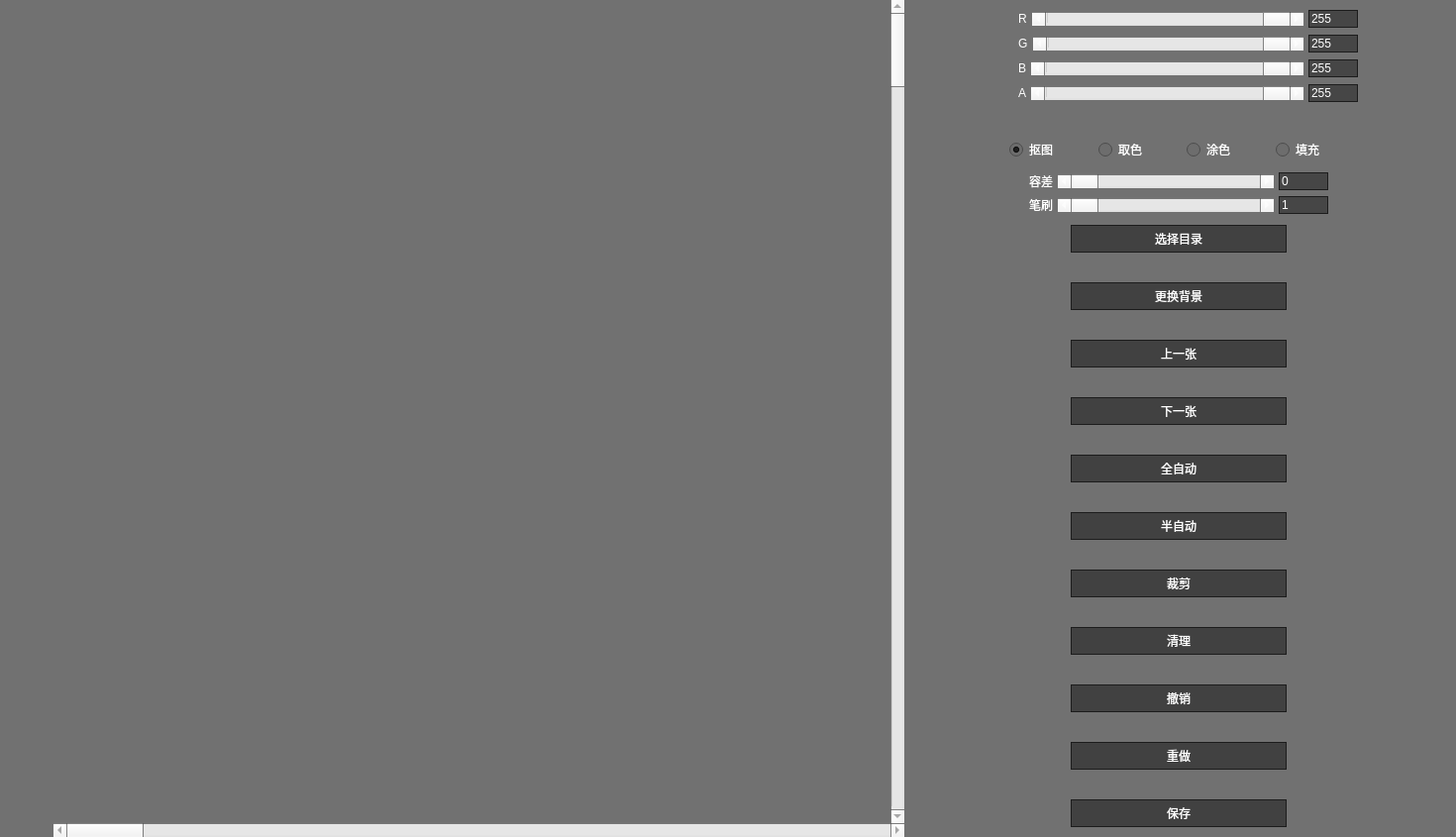
<?xml version="1.0" encoding="UTF-8"?>
<ui version="4.0">
 <class>MainWindow</class>
 <widget class="QMainWindow" name="MainWindow">
  <property name="enabled">
   <bool>true</bool>
  </property>
  <property name="geometry">
   <rect>
    <x>0</x>
    <y>0</y>
    <width>1470</width>
    <height>845</height>
   </rect>
  </property>
  <property name="sizePolicy">
   <sizepolicy hsizetype="Preferred" vsizetype="Preferred">
    <horstretch>0</horstretch>
    <verstretch>0</verstretch>
   </sizepolicy>
  </property>
  <property name="palette">
   <palette>
    <active>
     <colorrole role="WindowText">
      <brush brushstyle="SolidPattern">
       <color alpha="255">
        <red>255</red>
        <green>255</green>
        <blue>255</blue>
       </color>
      </brush>
     </colorrole>
     <colorrole role="Base">
      <brush brushstyle="SolidPattern">
       <color alpha="255">
        <red>109</red>
        <green>109</green>
        <blue>109</blue>
       </color>
      </brush>
     </colorrole>
     <colorrole role="Window">
      <brush brushstyle="SolidPattern">
       <color alpha="255">
        <red>113</red>
        <green>113</green>
        <blue>113</blue>
       </color>
      </brush>
     </colorrole>
    </active>
    <inactive>
     <colorrole role="WindowText">
      <brush brushstyle="SolidPattern">
       <color alpha="255">
        <red>255</red>
        <green>255</green>
        <blue>255</blue>
       </color>
      </brush>
     </colorrole>
     <colorrole role="Base">
      <brush brushstyle="SolidPattern">
       <color alpha="255">
        <red>109</red>
        <green>109</green>
        <blue>109</blue>
       </color>
      </brush>
     </colorrole>
     <colorrole role="Window">
      <brush brushstyle="SolidPattern">
       <color alpha="255">
        <red>113</red>
        <green>113</green>
        <blue>113</blue>
       </color>
      </brush>
     </colorrole>
    </inactive>
    <disabled>
     <colorrole role="WindowText">
      <brush brushstyle="SolidPattern">
       <color alpha="255">
        <red>120</red>
        <green>120</green>
        <blue>120</blue>
       </color>
      </brush>
     </colorrole>
     <colorrole role="Base">
      <brush brushstyle="SolidPattern">
       <color alpha="255">
        <red>113</red>
        <green>113</green>
        <blue>113</blue>
       </color>
      </brush>
     </colorrole>
     <colorrole role="Window">
      <brush brushstyle="SolidPattern">
       <color alpha="255">
        <red>113</red>
        <green>113</green>
        <blue>113</blue>
       </color>
      </brush>
     </colorrole>
    </disabled>
   </palette>
  </property>
  <property name="focusPolicy">
   <enum>Qt::ClickFocus</enum>
  </property>
  <property name="windowTitle">
   <string>因为起名字好麻烦就懒得起了</string>
  </property>
  <property name="windowIcon">
   <iconset>
    <normaloff>res/Icon.ico</normaloff>res/Icon.ico</iconset>
  </property>
  <widget class="QWidget" name="Main_Layout">
   <layout class="QHBoxLayout" name="horizontalLayout" stretch="1,19,2,8,2">
    <property name="topMargin">
     <number>0</number>
    </property>
    <property name="bottomMargin">
     <number>0</number>
    </property>
    <item>
     <spacer name="horizontalSpacer_3">
      <property name="orientation">
       <enum>Qt::Horizontal</enum>
      </property>
      <property name="sizeHint" stdset="0">
       <size>
        <width>0</width>
        <height>0</height>
       </size>
      </property>
     </spacer>
    </item>
    <item>
     <layout class="QVBoxLayout" name="Image_Layout">
      <property name="spacing">
       <number>0</number>
      </property>
      <item>
       <layout class="QHBoxLayout" name="horizontalLayout_2">
        <property name="spacing">
         <number>0</number>
        </property>
        <item>
         <widget class="QLable_File_Dragable" name="Image_Lable">
          <property name="sizePolicy">
           <sizepolicy hsizetype="Minimum" vsizetype="Minimum">
            <horstretch>0</horstretch>
            <verstretch>0</verstretch>
           </sizepolicy>
          </property>
          <property name="minimumSize">
           <size>
            <width>1</width>
            <height>1</height>
           </size>
          </property>
          <property name="acceptDrops">
           <bool>true</bool>
          </property>
          <property name="text">
           <string/>
          </property>
          <property name="pixmap">
           <pixmap>res/TransparentBg-W.png</pixmap>
          </property>
          <property name="scaledContents">
           <bool>true</bool>
          </property>
         </widget>
        </item>
        <item>
         <widget class="QScrollBar" name="Image_V_Scrollbar">
          <property name="enabled">
           <bool>false</bool>
          </property>
          <property name="sizePolicy">
           <sizepolicy hsizetype="Fixed" vsizetype="Expanding">
            <horstretch>0</horstretch>
            <verstretch>0</verstretch>
           </sizepolicy>
          </property>
         </widget>
        </item>
       </layout>
      </item>
      <item>
       <widget class="QScrollBar" name="Image_H_Scrollbar">
        <property name="enabled">
         <bool>false</bool>
        </property>
        <property name="sizePolicy">
         <sizepolicy hsizetype="Expanding" vsizetype="Fixed">
          <horstretch>0</horstretch>
          <verstretch>0</verstretch>
         </sizepolicy>
        </property>
        <property name="orientation">
         <enum>Qt::Horizontal</enum>
        </property>
       </widget>
      </item>
     </layout>
    </item>
    <item>
     <spacer name="horizontalSpacer_4">
      <property name="orientation">
       <enum>Qt::Horizontal</enum>
      </property>
      <property name="sizeHint" stdset="0">
       <size>
        <width>0</width>
        <height>0</height>
       </size>
      </property>
     </spacer>
    </item>
    <item>
     <layout class="QVBoxLayout" name="Control_Panel_Layout" stretch="2,2,1,0,1,0,1,0,0,1,0,2">
      <item>
       <spacer name="verticalSpacer_3">
        <property name="orientation">
         <enum>Qt::Vertical</enum>
        </property>
        <property name="sizeHint" stdset="0">
         <size>
          <width>0</width>
          <height>0</height>
         </size>
        </property>
       </spacer>
      </item>
      <item>
       <layout class="QHBoxLayout" name="Color_Layout" stretch="0,1">
        <property name="spacing">
         <number>12</number>
        </property>
        <item>
         <widget class="QLabel" name="Color_Preview_Lable">
          <property name="sizePolicy">
           <sizepolicy hsizetype="Expanding" vsizetype="Expanding">
            <horstretch>0</horstretch>
            <verstretch>0</verstretch>
           </sizepolicy>
          </property>
          <property name="text">
           <string/>
          </property>
          <property name="pixmap">
           <pixmap>res/Transparent_Lable.png</pixmap>
          </property>
          <property name="scaledContents">
           <bool>true</bool>
          </property>
         </widget>
        </item>
        <item>
         <layout class="QVBoxLayout" name="Color_Setting_Layout">
          <property name="spacing">
           <number>7</number>
          </property>
          <item>
           <layout class="QHBoxLayout" name="R_Layout">
            <property name="spacing">
             <number>5</number>
            </property>
            <item>
             <widget class="QLabel" name="R_Lable">
              <property name="sizePolicy">
               <sizepolicy hsizetype="Expanding" vsizetype="Fixed">
                <horstretch>0</horstretch>
                <verstretch>0</verstretch>
               </sizepolicy>
              </property>
              <property name="text">
               <string>R</string>
              </property>
             </widget>
            </item>
            <item>
             <widget class="QScrollBar" name="R_Scrollbar">
              <property name="sizePolicy">
               <sizepolicy hsizetype="Expanding" vsizetype="Fixed">
                <horstretch>8</horstretch>
                <verstretch>0</verstretch>
               </sizepolicy>
              </property>
              <property name="maximum">
               <number>255</number>
              </property>
              <property name="value">
               <number>255</number>
              </property>
              <property name="orientation">
               <enum>Qt::Horizontal</enum>
              </property>
             </widget>
            </item>
            <item>
             <widget class="QLineEdit" name="R_Value">
              <property name="sizePolicy">
               <sizepolicy hsizetype="Expanding" vsizetype="Fixed">
                <horstretch>1</horstretch>
                <verstretch>0</verstretch>
               </sizepolicy>
              </property>
              <property name="minimumSize">
               <size>
                <width>50</width>
                <height>0</height>
               </size>
              </property>
              <property name="focusPolicy">
               <enum>Qt::ClickFocus</enum>
              </property>
              <property name="styleSheet">
               <string notr="true">color:white;
background-color:rgb(70 , 70 , 70);
border: 1px solid rgb(28 , 28 , 28);</string>
              </property>
              <property name="text">
               <string>255</string>
              </property>
             </widget>
            </item>
           </layout>
          </item>
          <item>
           <layout class="QHBoxLayout" name="G_Layout">
            <property name="spacing">
             <number>5</number>
            </property>
            <item>
             <widget class="QLabel" name="G_Lable">
              <property name="sizePolicy">
               <sizepolicy hsizetype="Expanding" vsizetype="Fixed">
                <horstretch>0</horstretch>
                <verstretch>0</verstretch>
               </sizepolicy>
              </property>
              <property name="text">
               <string>G</string>
              </property>
             </widget>
            </item>
            <item>
             <widget class="QScrollBar" name="G_Scrollbar">
              <property name="sizePolicy">
               <sizepolicy hsizetype="Expanding" vsizetype="Fixed">
                <horstretch>8</horstretch>
                <verstretch>0</verstretch>
               </sizepolicy>
              </property>
              <property name="maximum">
               <number>255</number>
              </property>
              <property name="value">
               <number>255</number>
              </property>
              <property name="orientation">
               <enum>Qt::Horizontal</enum>
              </property>
             </widget>
            </item>
            <item>
             <widget class="QLineEdit" name="G_Value">
              <property name="sizePolicy">
               <sizepolicy hsizetype="Expanding" vsizetype="Fixed">
                <horstretch>1</horstretch>
                <verstretch>0</verstretch>
               </sizepolicy>
              </property>
              <property name="minimumSize">
               <size>
                <width>50</width>
                <height>0</height>
               </size>
              </property>
              <property name="focusPolicy">
               <enum>Qt::ClickFocus</enum>
              </property>
              <property name="styleSheet">
               <string notr="true">color:white;
background-color:rgb(70 , 70 , 70);
border: 1px solid rgb(28 , 28 , 28);</string>
              </property>
              <property name="text">
               <string>255</string>
              </property>
             </widget>
            </item>
           </layout>
          </item>
          <item>
           <layout class="QHBoxLayout" name="B_Layout">
            <property name="spacing">
             <number>5</number>
            </property>
            <item>
             <widget class="QLabel" name="B_Lable">
              <property name="sizePolicy">
               <sizepolicy hsizetype="Expanding" vsizetype="Fixed">
                <horstretch>0</horstretch>
                <verstretch>0</verstretch>
               </sizepolicy>
              </property>
              <property name="text">
               <string>B</string>
              </property>
             </widget>
            </item>
            <item>
             <widget class="QScrollBar" name="B_Scrollbar">
              <property name="sizePolicy">
               <sizepolicy hsizetype="Expanding" vsizetype="Fixed">
                <horstretch>8</horstretch>
                <verstretch>0</verstretch>
               </sizepolicy>
              </property>
              <property name="maximum">
               <number>255</number>
              </property>
              <property name="value">
               <number>255</number>
              </property>
              <property name="orientation">
               <enum>Qt::Horizontal</enum>
              </property>
             </widget>
            </item>
            <item>
             <widget class="QLineEdit" name="B_Value">
              <property name="sizePolicy">
               <sizepolicy hsizetype="Expanding" vsizetype="Fixed">
                <horstretch>1</horstretch>
                <verstretch>0</verstretch>
               </sizepolicy>
              </property>
              <property name="minimumSize">
               <size>
                <width>50</width>
                <height>0</height>
               </size>
              </property>
              <property name="focusPolicy">
               <enum>Qt::ClickFocus</enum>
              </property>
              <property name="styleSheet">
               <string notr="true">color:white;
background-color:rgb(70 , 70 , 70);
border: 1px solid rgb(28 , 28 , 28);</string>
              </property>
              <property name="text">
               <string>255</string>
              </property>
             </widget>
            </item>
           </layout>
          </item>
          <item>
           <layout class="QHBoxLayout" name="A_Layout">
            <property name="spacing">
             <number>5</number>
            </property>
            <item>
             <widget class="QLabel" name="A_Lable">
              <property name="sizePolicy">
               <sizepolicy hsizetype="Expanding" vsizetype="Fixed">
                <horstretch>0</horstretch>
                <verstretch>0</verstretch>
               </sizepolicy>
              </property>
              <property name="text">
               <string>A</string>
              </property>
             </widget>
            </item>
            <item>
             <widget class="QScrollBar" name="A_Scrollbar">
              <property name="sizePolicy">
               <sizepolicy hsizetype="Expanding" vsizetype="Fixed">
                <horstretch>8</horstretch>
                <verstretch>0</verstretch>
               </sizepolicy>
              </property>
              <property name="maximum">
               <number>255</number>
              </property>
              <property name="value">
               <number>255</number>
              </property>
              <property name="orientation">
               <enum>Qt::Horizontal</enum>
              </property>
             </widget>
            </item>
            <item>
             <widget class="QLineEdit" name="A_Value">
              <property name="sizePolicy">
               <sizepolicy hsizetype="Expanding" vsizetype="Fixed">
                <horstretch>1</horstretch>
                <verstretch>0</verstretch>
               </sizepolicy>
              </property>
              <property name="minimumSize">
               <size>
                <width>50</width>
                <height>0</height>
               </size>
              </property>
              <property name="focusPolicy">
               <enum>Qt::ClickFocus</enum>
              </property>
              <property name="styleSheet">
               <string notr="true">color:white;
background-color:rgb(70 , 70 , 70);
border: 1px solid rgb(28 , 28 , 28);</string>
              </property>
              <property name="text">
               <string>255</string>
              </property>
             </widget>
            </item>
           </layout>
          </item>
         </layout>
        </item>
       </layout>
      </item>
      <item>
       <spacer name="verticalSpacer_5">
        <property name="orientation">
         <enum>Qt::Vertical</enum>
        </property>
        <property name="sizeHint" stdset="0">
         <size>
          <width>20</width>
          <height>40</height>
         </size>
        </property>
       </spacer>
      </item>
      <item>
       <widget class="QLabel" name="Working_Status_Label">
        <property name="text">
         <string/>
        </property>
        <property name="textFormat">
         <enum>Qt::PlainText</enum>
        </property>
        <property name="alignment">
         <set>Qt::AlignCenter</set>
        </property>
       </widget>
      </item>
      <item>
       <spacer name="verticalSpacer">
        <property name="orientation">
         <enum>Qt::Vertical</enum>
        </property>
        <property name="sizeHint" stdset="0">
         <size>
          <width>0</width>
          <height>0</height>
         </size>
        </property>
       </spacer>
      </item>
      <item>
       <layout class="QHBoxLayout" name="RBotton_Layout">
        <property name="leftMargin">
         <number>10</number>
        </property>
        <item>
         <widget class="QRadioButton" name="Cutout_RadioB">
          <property name="sizePolicy">
           <sizepolicy hsizetype="Expanding" vsizetype="Fixed">
            <horstretch>1</horstretch>
            <verstretch>0</verstretch>
           </sizepolicy>
          </property>
          <property name="focusPolicy">
           <enum>Qt::NoFocus</enum>
          </property>
          <property name="text">
           <string>抠图</string>
          </property>
          <property name="shortcut">
           <string>1</string>
          </property>
          <property name="checked">
           <bool>true</bool>
          </property>
         </widget>
        </item>
        <item>
         <widget class="QRadioButton" name="PickColor_RadioB">
          <property name="sizePolicy">
           <sizepolicy hsizetype="Expanding" vsizetype="Fixed">
            <horstretch>1</horstretch>
            <verstretch>0</verstretch>
           </sizepolicy>
          </property>
          <property name="focusPolicy">
           <enum>Qt::NoFocus</enum>
          </property>
          <property name="text">
           <string>取色</string>
          </property>
          <property name="shortcut">
           <string>2</string>
          </property>
         </widget>
        </item>
        <item>
         <widget class="QRadioButton" name="Coloring_RadioB">
          <property name="sizePolicy">
           <sizepolicy hsizetype="Expanding" vsizetype="Fixed">
            <horstretch>1</horstretch>
            <verstretch>0</verstretch>
           </sizepolicy>
          </property>
          <property name="focusPolicy">
           <enum>Qt::NoFocus</enum>
          </property>
          <property name="text">
           <string>涂色</string>
          </property>
          <property name="shortcut">
           <string>3</string>
          </property>
         </widget>
        </item>
        <item>
         <widget class="QRadioButton" name="Filling_RadioB">
          <property name="sizePolicy">
           <sizepolicy hsizetype="Expanding" vsizetype="Fixed">
            <horstretch>1</horstretch>
            <verstretch>0</verstretch>
           </sizepolicy>
          </property>
          <property name="focusPolicy">
           <enum>Qt::NoFocus</enum>
          </property>
          <property name="text">
           <string>填充</string>
          </property>
          <property name="shortcut">
           <string>4</string>
          </property>
         </widget>
        </item>
       </layout>
      </item>
      <item>
       <spacer name="verticalSpacer_6">
        <property name="orientation">
         <enum>Qt::Vertical</enum>
        </property>
        <property name="sizeHint" stdset="0">
         <size>
          <width>20</width>
          <height>40</height>
         </size>
        </property>
       </spacer>
      </item>
      <item>
       <layout class="QHBoxLayout" name="T_Layout" stretch="0,0,0">
        <property name="spacing">
         <number>5</number>
        </property>
        <property name="leftMargin">
         <number>30</number>
        </property>
        <property name="rightMargin">
         <number>30</number>
        </property>
        <item>
         <widget class="QLabel" name="T_Lable">
          <property name="sizePolicy">
           <sizepolicy hsizetype="Expanding" vsizetype="Fixed">
            <horstretch>0</horstretch>
            <verstretch>0</verstretch>
           </sizepolicy>
          </property>
          <property name="text">
           <string>容差</string>
          </property>
         </widget>
        </item>
        <item>
         <widget class="QScrollBar" name="T_Scrollbar">
          <property name="sizePolicy">
           <sizepolicy hsizetype="Expanding" vsizetype="Fixed">
            <horstretch>8</horstretch>
            <verstretch>0</verstretch>
           </sizepolicy>
          </property>
          <property name="maximum">
           <number>255</number>
          </property>
          <property name="orientation">
           <enum>Qt::Horizontal</enum>
          </property>
         </widget>
        </item>
        <item>
         <widget class="QLineEdit" name="T_Value">
          <property name="sizePolicy">
           <sizepolicy hsizetype="Expanding" vsizetype="Fixed">
            <horstretch>1</horstretch>
            <verstretch>0</verstretch>
           </sizepolicy>
          </property>
          <property name="minimumSize">
           <size>
            <width>50</width>
            <height>0</height>
           </size>
          </property>
          <property name="focusPolicy">
           <enum>Qt::ClickFocus</enum>
          </property>
          <property name="styleSheet">
           <string notr="true">color:white;
background-color:rgb(70 , 70 , 70);
border: 1px solid rgb(28 , 28 , 28);</string>
          </property>
          <property name="text">
           <string>0</string>
          </property>
         </widget>
        </item>
       </layout>
      </item>
      <item>
       <layout class="QHBoxLayout" name="S_Layout">
        <property name="spacing">
         <number>5</number>
        </property>
        <property name="leftMargin">
         <number>30</number>
        </property>
        <property name="rightMargin">
         <number>30</number>
        </property>
        <item>
         <widget class="QLabel" name="S_Lable">
          <property name="sizePolicy">
           <sizepolicy hsizetype="Expanding" vsizetype="Fixed">
            <horstretch>0</horstretch>
            <verstretch>0</verstretch>
           </sizepolicy>
          </property>
          <property name="text">
           <string>笔刷</string>
          </property>
         </widget>
        </item>
        <item>
         <widget class="QScrollBar" name="S_Scrollbar">
          <property name="sizePolicy">
           <sizepolicy hsizetype="Expanding" vsizetype="Fixed">
            <horstretch>8</horstretch>
            <verstretch>0</verstretch>
           </sizepolicy>
          </property>
          <property name="minimum">
           <number>1</number>
          </property>
          <property name="maximum">
           <number>255</number>
          </property>
          <property name="value">
           <number>1</number>
          </property>
          <property name="orientation">
           <enum>Qt::Horizontal</enum>
          </property>
         </widget>
        </item>
        <item>
         <widget class="QLineEdit" name="S_Value">
          <property name="sizePolicy">
           <sizepolicy hsizetype="Expanding" vsizetype="Fixed">
            <horstretch>1</horstretch>
            <verstretch>0</verstretch>
           </sizepolicy>
          </property>
          <property name="minimumSize">
           <size>
            <width>50</width>
            <height>0</height>
           </size>
          </property>
          <property name="focusPolicy">
           <enum>Qt::ClickFocus</enum>
          </property>
          <property name="styleSheet">
           <string notr="true">color:white;
background-color:rgb(70 , 70 , 70);
border: 1px solid rgb(28 , 28 , 28);</string>
          </property>
          <property name="text">
           <string>1</string>
          </property>
         </widget>
        </item>
       </layout>
      </item>
      <item>
       <spacer name="verticalSpacer_4">
        <property name="orientation">
         <enum>Qt::Vertical</enum>
        </property>
        <property name="sizeHint" stdset="0">
         <size>
          <width>0</width>
          <height>0</height>
         </size>
        </property>
       </spacer>
      </item>
      <item>
       <layout class="QHBoxLayout" name="Botton_Layout_2" stretch="1,3,1">
        <item>
         <spacer name="horizontalSpacer">
          <property name="orientation">
           <enum>Qt::Horizontal</enum>
          </property>
          <property name="sizeHint" stdset="0">
           <size>
            <width>0</width>
            <height>0</height>
           </size>
          </property>
         </spacer>
        </item>
        <item>
         <layout class="QVBoxLayout" name="Botton_Layout" stretch="5">
          <property name="spacing">
           <number>20</number>
          </property>
          <item>
           <layout class="QVBoxLayout" name="PBotton_Layout">
            <property name="spacing">
             <number>30</number>
            </property>
            <item>
             <widget class="QPushButton" name="WorkDir_Button">
              <property name="sizePolicy">
               <sizepolicy hsizetype="Expanding" vsizetype="Maximum">
                <horstretch>0</horstretch>
                <verstretch>0</verstretch>
               </sizepolicy>
              </property>
              <property name="minimumSize">
               <size>
                <width>0</width>
                <height>28</height>
               </size>
              </property>
              <property name="focusPolicy">
               <enum>Qt::NoFocus</enum>
              </property>
              <property name="styleSheet">
               <string notr="true">QPushButton{
color:white;
background-color:rgb(65 , 65 , 65);
border: 1px solid rgb(28 , 28 , 28);
}
QPushButton:hover{
color:white;
background-color:rgb(75 , 75 , 75);
border: 1px solid rgb(28 , 28 , 28);
}
QPushButton:pressed{
color:white;
background-color:rgb(85 , 85 , 85);
border: 1px solid rgb(28 , 28 , 28);
}
QPushButton:disabled{
color:white;
background-color:rgb(95 , 95 , 95);
border: 1px solid rgb(28 , 28 , 28);
}</string>
              </property>
              <property name="text">
               <string>选择目录</string>
              </property>
             </widget>
            </item>
            <item>
             <widget class="QPushButton" name="Change_Background_Button">
              <property name="sizePolicy">
               <sizepolicy hsizetype="Expanding" vsizetype="Maximum">
                <horstretch>0</horstretch>
                <verstretch>0</verstretch>
               </sizepolicy>
              </property>
              <property name="minimumSize">
               <size>
                <width>0</width>
                <height>28</height>
               </size>
              </property>
              <property name="focusPolicy">
               <enum>Qt::NoFocus</enum>
              </property>
              <property name="styleSheet">
               <string notr="true">QPushButton{
color:white;
background-color:rgb(65 , 65 , 65);
border: 1px solid rgb(28 , 28 , 28);
}
QPushButton:hover{
color:white;
background-color:rgb(75 , 75 , 75);
border: 1px solid rgb(28 , 28 , 28);
}
QPushButton:pressed{
color:white;
background-color:rgb(85 , 85 , 85);
border: 1px solid rgb(28 , 28 , 28);
}
QPushButton:disabled{
color:white;
background-color:rgb(95 , 95 , 95);
border: 1px solid rgb(28 , 28 , 28);
}</string>
              </property>
              <property name="text">
               <string>更换背景</string>
              </property>
             </widget>
            </item>
            <item>
             <widget class="QPushButton" name="Previous_Button">
              <property name="sizePolicy">
               <sizepolicy hsizetype="Expanding" vsizetype="Maximum">
                <horstretch>0</horstretch>
                <verstretch>0</verstretch>
               </sizepolicy>
              </property>
              <property name="minimumSize">
               <size>
                <width>0</width>
                <height>28</height>
               </size>
              </property>
              <property name="focusPolicy">
               <enum>Qt::NoFocus</enum>
              </property>
              <property name="styleSheet">
               <string notr="true">QPushButton{
color:white;
background-color:rgb(65 , 65 , 65);
border: 1px solid rgb(28 , 28 , 28);
}
QPushButton:hover{
color:white;
background-color:rgb(75 , 75 , 75);
border: 1px solid rgb(28 , 28 , 28);
}
QPushButton:pressed{
color:white;
background-color:rgb(85 , 85 , 85);
border: 1px solid rgb(28 , 28 , 28);
}
QPushButton:disabled{
color:white;
background-color:rgb(95 , 95 , 95);
border: 1px solid rgb(28 , 28 , 28);
}</string>
              </property>
              <property name="text">
               <string>上一张</string>
              </property>
             </widget>
            </item>
            <item>
             <widget class="QPushButton" name="Next_Button">
              <property name="sizePolicy">
               <sizepolicy hsizetype="Expanding" vsizetype="Maximum">
                <horstretch>0</horstretch>
                <verstretch>0</verstretch>
               </sizepolicy>
              </property>
              <property name="minimumSize">
               <size>
                <width>0</width>
                <height>28</height>
               </size>
              </property>
              <property name="focusPolicy">
               <enum>Qt::NoFocus</enum>
              </property>
              <property name="styleSheet">
               <string notr="true">QPushButton{
color:white;
background-color:rgb(65 , 65 , 65);
border: 1px solid rgb(28 , 28 , 28);
}
QPushButton:hover{
color:white;
background-color:rgb(75 , 75 , 75);
border: 1px solid rgb(28 , 28 , 28);
}
QPushButton:pressed{
color:white;
background-color:rgb(85 , 85 , 85);
border: 1px solid rgb(28 , 28 , 28);
}
QPushButton:disabled{
color:white;
background-color:rgb(95 , 95 , 95);
border: 1px solid rgb(28 , 28 , 28);
}</string>
              </property>
              <property name="text">
               <string>下一张</string>
              </property>
             </widget>
            </item>
            <item>
             <widget class="QPushButton" name="Full_Automatic_Button">
              <property name="sizePolicy">
               <sizepolicy hsizetype="Expanding" vsizetype="Maximum">
                <horstretch>0</horstretch>
                <verstretch>0</verstretch>
               </sizepolicy>
              </property>
              <property name="minimumSize">
               <size>
                <width>0</width>
                <height>28</height>
               </size>
              </property>
              <property name="focusPolicy">
               <enum>Qt::NoFocus</enum>
              </property>
              <property name="styleSheet">
               <string notr="true">QPushButton{
color:white;
background-color:rgb(65 , 65 , 65);
border: 1px solid rgb(28 , 28 , 28);
}
QPushButton:hover{
color:white;
background-color:rgb(75 , 75 , 75);
border: 1px solid rgb(28 , 28 , 28);
}
QPushButton:pressed{
color:white;
background-color:rgb(85 , 85 , 85);
border: 1px solid rgb(28 , 28 , 28);
}
QPushButton:disabled{
color:white;
background-color:rgb(95 , 95 , 95);
border: 1px solid rgb(28 , 28 , 28);
}</string>
              </property>
              <property name="text">
               <string>全自动</string>
              </property>
             </widget>
            </item>
            <item>
             <widget class="QPushButton" name="Semi_Automatic_Button">
              <property name="sizePolicy">
               <sizepolicy hsizetype="Expanding" vsizetype="Maximum">
                <horstretch>0</horstretch>
                <verstretch>0</verstretch>
               </sizepolicy>
              </property>
              <property name="minimumSize">
               <size>
                <width>0</width>
                <height>28</height>
               </size>
              </property>
              <property name="focusPolicy">
               <enum>Qt::NoFocus</enum>
              </property>
              <property name="styleSheet">
               <string notr="true">QPushButton{
color:white;
background-color:rgb(65 , 65 , 65);
border: 1px solid rgb(28 , 28 , 28);
}
QPushButton:hover{
color:white;
background-color:rgb(75 , 75 , 75);
border: 1px solid rgb(28 , 28 , 28);
}
QPushButton:pressed{
color:white;
background-color:rgb(85 , 85 , 85);
border: 1px solid rgb(28 , 28 , 28);
}
QPushButton:disabled{
color:white;
background-color:rgb(95 , 95 , 95);
border: 1px solid rgb(28 , 28 , 28);
}</string>
              </property>
              <property name="text">
               <string>半自动</string>
              </property>
             </widget>
            </item>
            <item>
             <widget class="QPushButton" name="Crop_Button">
              <property name="sizePolicy">
               <sizepolicy hsizetype="Expanding" vsizetype="Maximum">
                <horstretch>0</horstretch>
                <verstretch>0</verstretch>
               </sizepolicy>
              </property>
              <property name="minimumSize">
               <size>
                <width>0</width>
                <height>28</height>
               </size>
              </property>
              <property name="focusPolicy">
               <enum>Qt::NoFocus</enum>
              </property>
              <property name="styleSheet">
               <string notr="true">QPushButton{
color:white;
background-color:rgb(65 , 65 , 65);
border: 1px solid rgb(28 , 28 , 28);
}
QPushButton:hover{
color:white;
background-color:rgb(75 , 75 , 75);
border: 1px solid rgb(28 , 28 , 28);
}
QPushButton:pressed{
color:white;
background-color:rgb(85 , 85 , 85);
border: 1px solid rgb(28 , 28 , 28);
}
QPushButton:disabled{
color:white;
background-color:rgb(95 , 95 , 95);
border: 1px solid rgb(28 , 28 , 28);
}</string>
              </property>
              <property name="text">
               <string>裁剪</string>
              </property>
             </widget>
            </item>
            <item>
             <widget class="QPushButton" name="Clean_Button">
              <property name="sizePolicy">
               <sizepolicy hsizetype="Expanding" vsizetype="Maximum">
                <horstretch>0</horstretch>
                <verstretch>0</verstretch>
               </sizepolicy>
              </property>
              <property name="minimumSize">
               <size>
                <width>0</width>
                <height>28</height>
               </size>
              </property>
              <property name="focusPolicy">
               <enum>Qt::NoFocus</enum>
              </property>
              <property name="styleSheet">
               <string notr="true">QPushButton{
color:white;
background-color:rgb(65 , 65 , 65);
border: 1px solid rgb(28 , 28 , 28);
}
QPushButton:hover{
color:white;
background-color:rgb(75 , 75 , 75);
border: 1px solid rgb(28 , 28 , 28);
}
QPushButton:pressed{
color:white;
background-color:rgb(85 , 85 , 85);
border: 1px solid rgb(28 , 28 , 28);
}
QPushButton:disabled{
color:white;
background-color:rgb(95 , 95 , 95);
border: 1px solid rgb(28 , 28 , 28);
}</string>
              </property>
              <property name="text">
               <string>清理</string>
              </property>
             </widget>
            </item>
            <item>
             <widget class="QPushButton" name="Revoke_Button">
              <property name="sizePolicy">
               <sizepolicy hsizetype="Expanding" vsizetype="Maximum">
                <horstretch>0</horstretch>
                <verstretch>0</verstretch>
               </sizepolicy>
              </property>
              <property name="minimumSize">
               <size>
                <width>0</width>
                <height>28</height>
               </size>
              </property>
              <property name="focusPolicy">
               <enum>Qt::NoFocus</enum>
              </property>
              <property name="styleSheet">
               <string notr="true">QPushButton{
color:white;
background-color:rgb(65 , 65 , 65);
border: 1px solid rgb(28 , 28 , 28);
}
QPushButton:hover{
color:white;
background-color:rgb(75 , 75 , 75);
border: 1px solid rgb(28 , 28 , 28);
}
QPushButton:pressed{
color:white;
background-color:rgb(85 , 85 , 85);
border: 1px solid rgb(28 , 28 , 28);
}
QPushButton:disabled{
color:white;
background-color:rgb(95 , 95 , 95);
border: 1px solid rgb(28 , 28 , 28);
}</string>
              </property>
              <property name="text">
               <string>撤销</string>
              </property>
              <property name="shortcut">
               <string>Ctrl+Z</string>
              </property>
             </widget>
            </item>
            <item>
             <widget class="QPushButton" name="Redo_Button">
              <property name="sizePolicy">
               <sizepolicy hsizetype="Expanding" vsizetype="Maximum">
                <horstretch>0</horstretch>
                <verstretch>0</verstretch>
               </sizepolicy>
              </property>
              <property name="minimumSize">
               <size>
                <width>0</width>
                <height>28</height>
               </size>
              </property>
              <property name="focusPolicy">
               <enum>Qt::NoFocus</enum>
              </property>
              <property name="styleSheet">
               <string notr="true">QPushButton{
color:white;
background-color:rgb(65 , 65 , 65);
border: 1px solid rgb(28 , 28 , 28);
}
QPushButton:hover{
color:white;
background-color:rgb(75 , 75 , 75);
border: 1px solid rgb(28 , 28 , 28);
}
QPushButton:pressed{
color:white;
background-color:rgb(85 , 85 , 85);
border: 1px solid rgb(28 , 28 , 28);
}
QPushButton:disabled{
color:white;
background-color:rgb(95 , 95 , 95);
border: 1px solid rgb(28 , 28 , 28);
}</string>
              </property>
              <property name="text">
               <string>重做</string>
              </property>
              <property name="shortcut">
               <string>Ctrl+Y</string>
              </property>
             </widget>
            </item>
            <item>
             <widget class="QPushButton" name="Save_Botton">
              <property name="sizePolicy">
               <sizepolicy hsizetype="Expanding" vsizetype="Maximum">
                <horstretch>0</horstretch>
                <verstretch>0</verstretch>
               </sizepolicy>
              </property>
              <property name="minimumSize">
               <size>
                <width>0</width>
                <height>28</height>
               </size>
              </property>
              <property name="focusPolicy">
               <enum>Qt::NoFocus</enum>
              </property>
              <property name="styleSheet">
               <string notr="true">QPushButton{
color:white;
background-color:rgb(65 , 65 , 65);
border: 1px solid rgb(28 , 28 , 28);
}
QPushButton:hover{
color:white;
background-color:rgb(75 , 75 , 75);
border: 1px solid rgb(28 , 28 , 28);
}
QPushButton:pressed{
color:white;
background-color:rgb(85 , 85 , 85);
border: 1px solid rgb(28 , 28 , 28);
}
QPushButton:disabled{
color:white;
background-color:rgb(95 , 95 , 95);
border: 1px solid rgb(28 , 28 , 28);
}</string>
              </property>
              <property name="text">
               <string>保存</string>
              </property>
              <property name="shortcut">
               <string>Ctrl+S</string>
              </property>
             </widget>
            </item>
           </layout>
          </item>
         </layout>
        </item>
        <item>
         <spacer name="horizontalSpacer_2">
          <property name="orientation">
           <enum>Qt::Horizontal</enum>
          </property>
          <property name="sizeHint" stdset="0">
           <size>
            <width>0</width>
            <height>0</height>
           </size>
          </property>
         </spacer>
        </item>
       </layout>
      </item>
      <item>
       <spacer name="verticalSpacer_2">
        <property name="orientation">
         <enum>Qt::Vertical</enum>
        </property>
        <property name="sizeHint" stdset="0">
         <size>
          <width>0</width>
          <height>0</height>
         </size>
        </property>
       </spacer>
      </item>
     </layout>
    </item>
    <item>
     <spacer name="horizontalSpacer_5">
      <property name="orientation">
       <enum>Qt::Horizontal</enum>
      </property>
      <property name="sizeHint" stdset="0">
       <size>
        <width>0</width>
        <height>0</height>
       </size>
      </property>
     </spacer>
    </item>
   </layout>
  </widget>
 </widget>
 <customwidgets>
  <customwidget>
   <class>QLable_File_Dragable</class>
   <extends>QLabel</extends>
   <header>QLable_File_Dragable.h</header>
  </customwidget>
 </customwidgets>
 <resources/>
 <connections/>
</ui>
